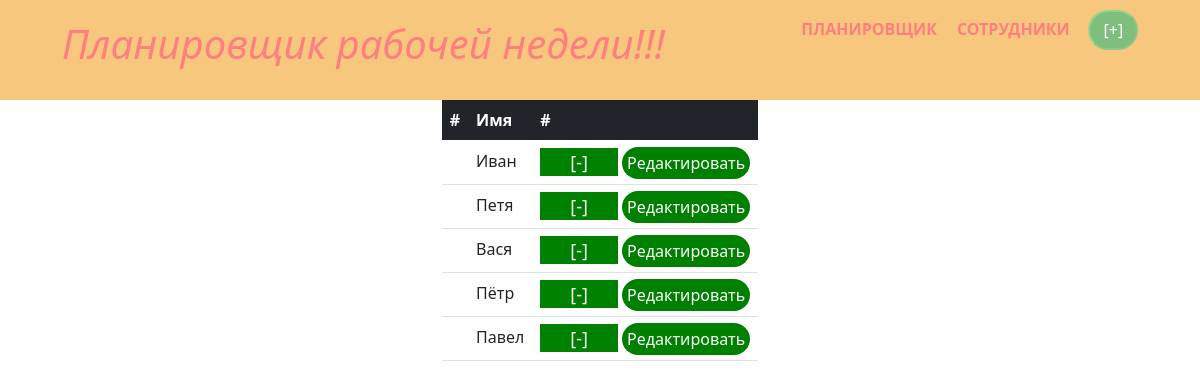
/sotrudnic.php, run on an earlier commit of the app's database.
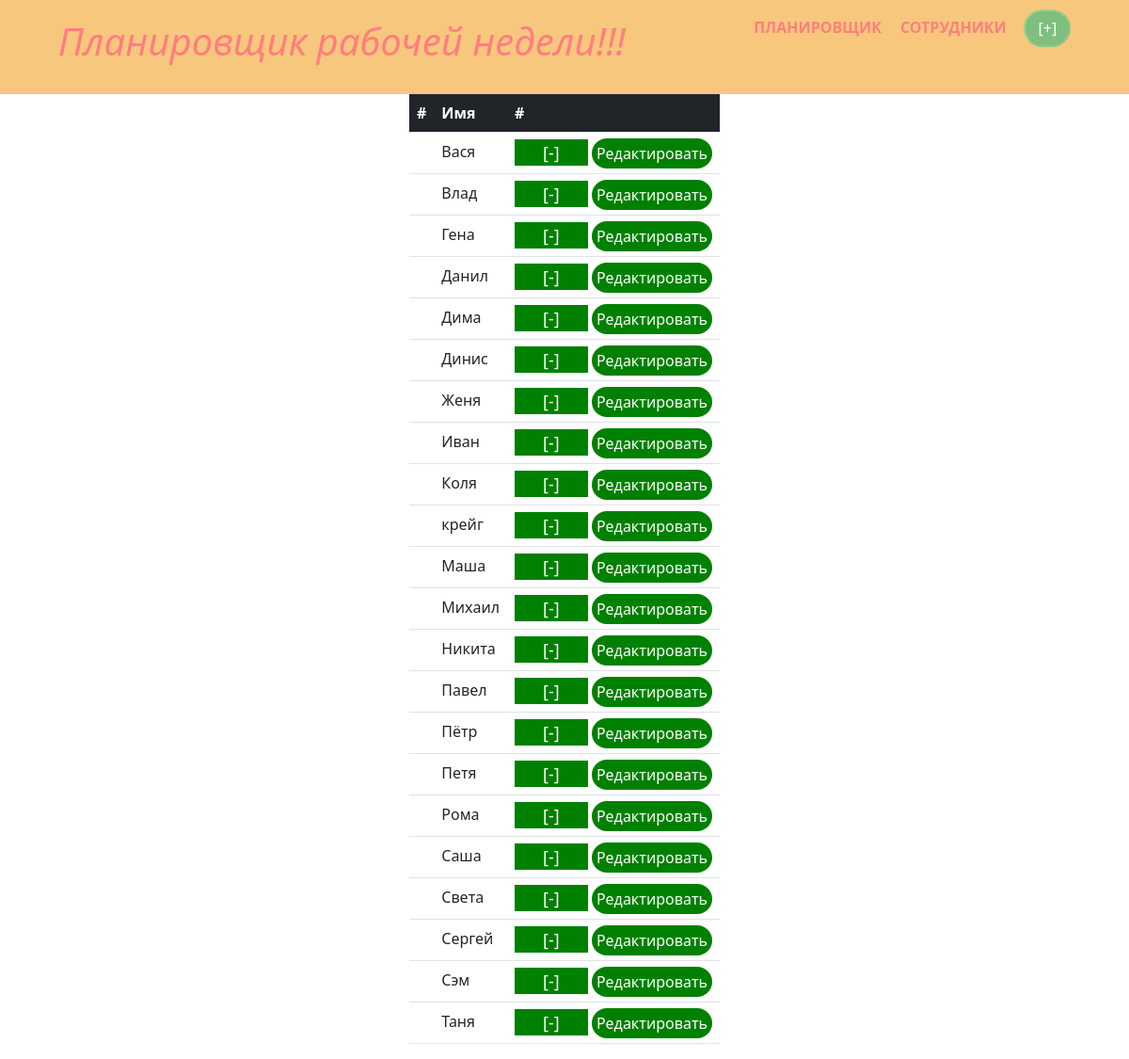
And on a later commit of the database.
### tables this page shows
CREATE TABLE `employee` (
  `idS` int(5) NOT NULL COMMENT 'Ключ',
  `name` varchar(80) NOT NULL COMMENT 'Название сотрудника'
);

### beckend/function.php (called while the page is built, shortened)
<?php
include "config.php";
$sql = $pdo -> prepare(" SELECT * FROM employee");
$sql -> execute();
$result = $sql -> fetchAll();

### sotrudnic.php (the view, shortened to what this page needs)
<?php
    include_once("beckend/function.php");
?>
<!DOCTYPE html>
<html lang="ru">
    <head>
        <link rel="stylesheet" href="./css/style.css" type="text/css">
        <link href="https://cdn.jsdelivr.net/npm/bootstrap@5.0.1/dist/css/bootstrap.min.css" rel="stylesheet">
    </head>
    <body>
        <header class="header">
            <h1 class="title">Планировщик рабочей недели!!!</h1>
            <div class="header_Nav">
                <div class="btn">
                  <a class="clickbtn" href="index.php">Планировщик</a>
                </div>
                    <div class="btn">
                    <a class="clickbtn" href="sotrudnic.php">Сотрудники</a>
                </div>
                <div class="btnadd">
                    <form action="" method="POST">
                        <input class="plusProject" type="button" value="[+]" data-toggle="modal" data-target="#Modal">
                    </form>
                </div>
              </div>
        </header>
         <section class="infor_tb">
             <div class="tb_clip">
             <table class="table" id="tbl">
                 <thead class="table-dark">
                     <tr>
                         <th scope="col">#</th>
                         <th scope="col">Имя</th>
                         <th scope="col">#</th>
                     </tr>
                 </thead>
                 <tbody>
                 <?php foreach ($result as $value) {?>
                     <tr>
                         <td>
                         </td>
                         <td><?=$value["name"]?></td>
                         <td>
                             <a href="?delete=<?=$value['name'] ?>"  data-toggle="modal" class="minus" data-target="#deleteModal<?=$value['idS'] ?>">[-]</a>
                             <a href="?edit=<?=$value['name'] ?>" class="edit" data-toggle="modal" data-target="#editModal<?=$value['idS'] ?>">Редактировать</a>
                         </td>
                </div>
        </section>
                </tr> <?php } ?>
    </body>
</html>

What changed in the data, as far as the page shows it:
shown differently, row unchanged: employee "Вася": moves up the list
added employee: name "Влад"
added employee: name "Гена"
added employee: name "Данил"
added employee: name "Дима"
added employee: name "Динис"
added employee: name "Женя"
added employee: name "Коля"
added employee: name "крейг"
added employee: name "Маша"
added employee: name "Михаил"
added employee: name "Никита"
shown differently, row unchanged: employee "Павел": moves up the list
shown differently, row unchanged: employee "Пётр": moves down the list
added employee: name "Рома"
added employee: name "Саша"
added employee: name "Света"
added employee: name "Сергей"
added employee: name "Сэм"
added employee: name "Таня"
